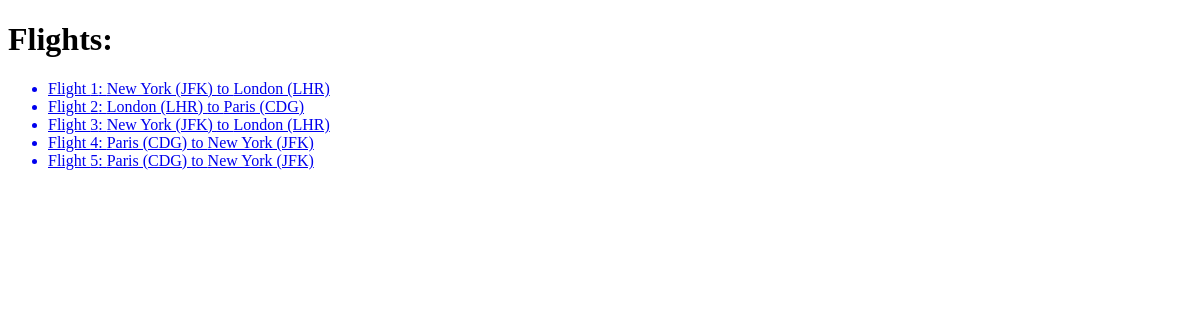
Before: /flights/ with the older database file.
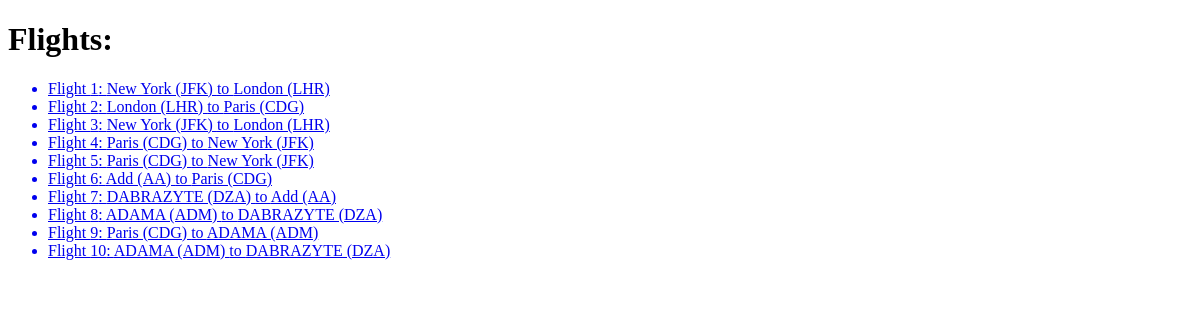
After: the same page with the newer database file.
### flights/models.py (models this page shows, shortened)
class Flight(models.Model):
    origin =models.ForeignKey(Airport, on_delete=models.CASCADE, related_name="departures")
    destination =models.ForeignKey(Airport, on_delete=models.CASCADE, related_name="arrivals")
    duration = models.IntegerField()

class Airport(models.Model):
    code = models.CharField(max_length=3)
    city = models.CharField(max_length=64)
    def __str__(self):
        return f"{self.city} ({self.code})"

### flights/views.py (the view)
# urls.py: path('', views.index, name="index"),
def index(request):
    return render(request, "flights/index.html",{
        "flights": Flight.objects.all()
    })

### flights/templates/flights/index.html
{% extends "flights/layout.html" %}
{% block body %}
    <h1>Flights:</h1>
    <ul>
        {% for flight in flights %}
            <a href="{% url 'flight' flight.id %}"><li>Flight {{ flight.id }}: {{ flight.origin }} to {{ flight.destination }}</li></a>
        {% endfor %}
    </ul>
{% endblock %}

### flights/templates/flights/layout.html (shortened to what this page needs)
<!DOCTYPE html>
<html lang="en">
    <head>
    </head>
    <body>
        {% block body %}
        {% endblock %}
    </body>
</html>

Changed rows visible on the page:
added Flight: id "6", origin "Add (AA)", destination "Paris (CDG)"
added Flight: id "7", origin "DABRAZYTE (DZA)", destination "Add (AA)"
added Flight: id "8", origin "ADAMA (ADM)", destination "DABRAZYTE (DZA)"
added Flight: id "9", origin "Paris (CDG)", destination "ADAMA (ADM)"
added Flight: id "10", origin "ADAMA (ADM)", destination "DABRAZYTE (DZA)"
